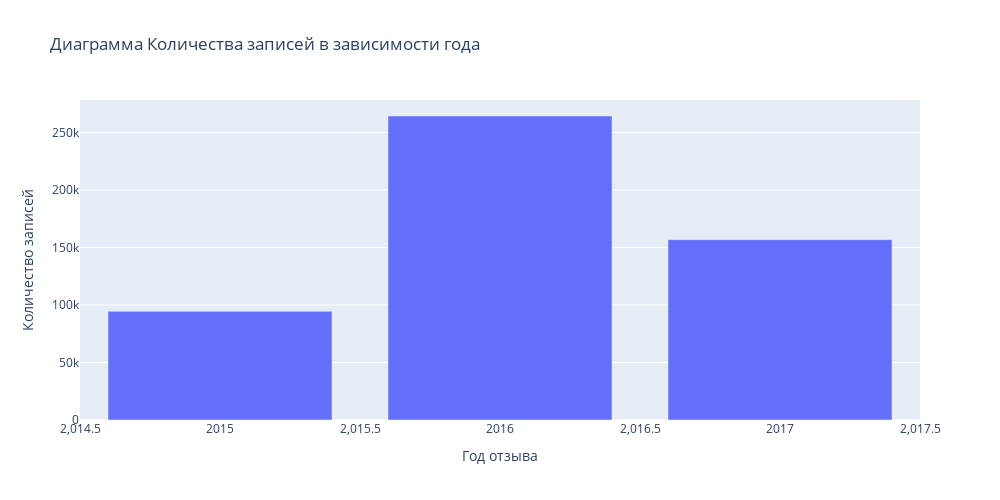

The cell this chart's notebook holds for it:
### Code cell
#считаем количество записей в зависимости от года
bar_data = hotels.groupby(
    by='year',
    as_index=False
)[['year']].value_counts()
  
#строим график
fig = px.bar(
    data_frame=bar_data, #датафрейм
    x="year", #ось x
    y="count", #ось y
    labels = {'year': 'Год отзыва', 'count': 'Количество записей'},
    orientation='v', #ориентация графика
    height=500, #высота
    width=1000, #ширина
    title='Диаграмма Количества записей в зависимости года' #заголовок
)

#отображаем его
fig.show()

### Figure 1 — Plotly figure (JSON) as saved in the notebook; plotly's stock layout.template omitted (floating-point values rounded to 4 significant figures)
{"data": [{"alignmentgroup": "True", "hovertemplate": "Год отзыва=%{x}<br>Количество записей=%{y}<extra></extra>", "legendgroup": "", "marker": {"color": "#636efa", "pattern": {"shape": ""}}, "name": "", "offsetgroup": "", "orientation": "v", "showlegend": false, "textposition": "auto", "type": "bar", "x": [2015, 2016, 2017], "xaxis": "x", "y": [94429, 264259, 156743], "yaxis": "y"}], "layout": {"barmode": "relative", "height": 500, "legend": {"tracegroupgap": 0}, "title": {"text": "Диаграмма Количества записей в зависимости года"}, "width": 1000, "xaxis": {"anchor": "y", "domain": [0, 1], "title": {"text": "Год отзыва"}}, "yaxis": {"anchor": "x", "domain": [0, 1], "title": {"text": "Количество записей"}}}}
